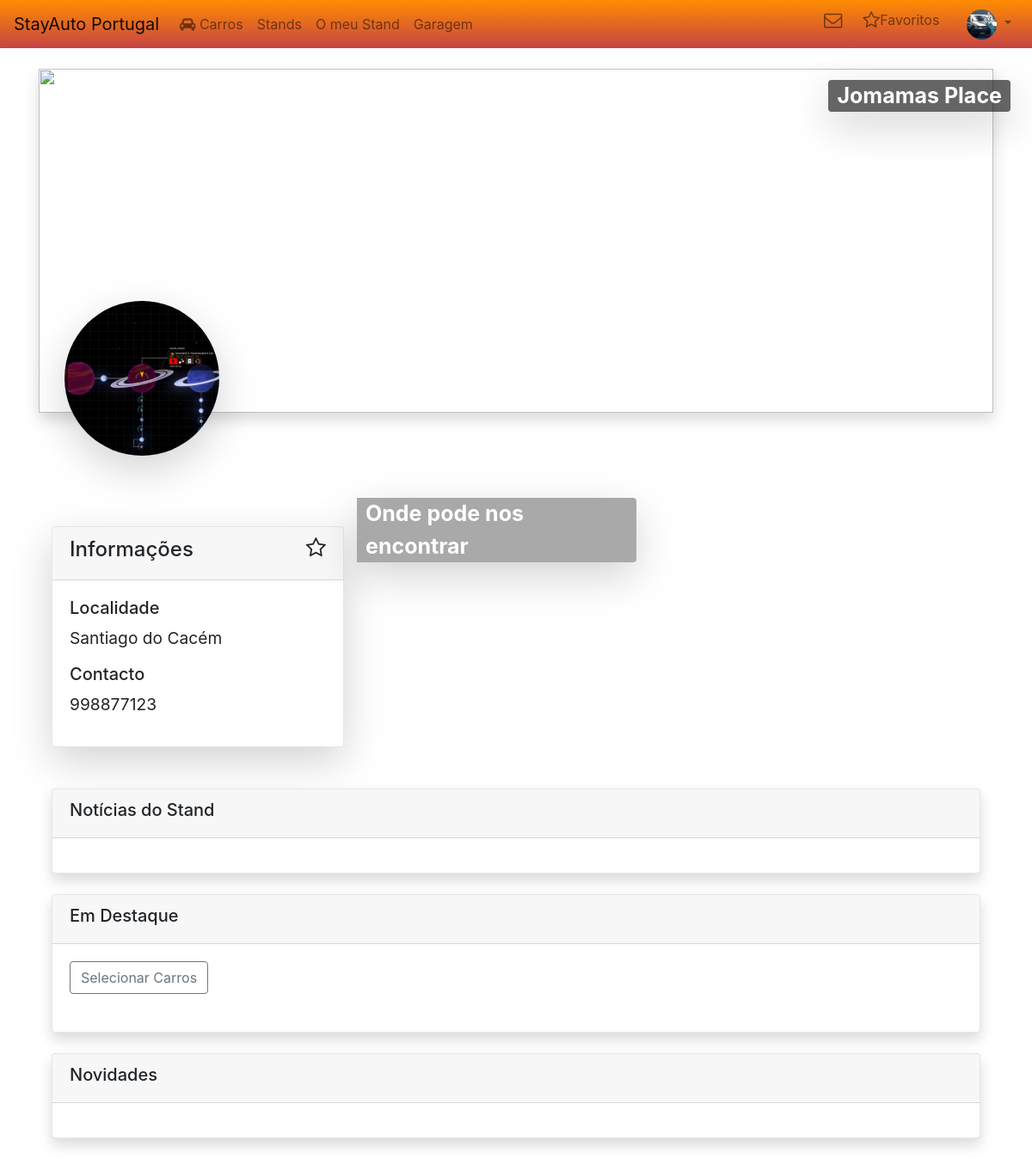
The page /User_Stand/Stand_Profile.php?id=12 (signed in) on the database its author committed.
### tables this page shows
CREATE TABLE `users` (
  `User_Id` int(11) NOT NULL,
  `Name` varchar(50) NOT NULL,
  `Email` varchar(90) NOT NULL,
  `Phone` varchar(10) NOT NULL,
  `Profile` int(11) NOT NULL,
  `Password` varchar(64) NOT NULL,
  `Banner` varchar(100) DEFAULT NULL,
  `Badge` varchar(100) DEFAULT NULL,
  `createdAccount` datetime NOT NULL DEFAULT CURRENT_TIMESTAMP,
  `updateAccount` datetime DEFAULT NULL ON UPDATE CURRENT_TIMESTAMP
);

CREATE TABLE `stands` (
  `Stand_Id` int(11) NOT NULL,
  `User_Id` int(11) NOT NULL,
  `Phone` varchar(15) NOT NULL,
  `Adress` varchar(90) NOT NULL,
  `Locality` int(11) NOT NULL,
  `Name` varchar(50) NOT NULL,
  `Views` int(11) DEFAULT NULL,
  `CreatedStand` datetime NOT NULL DEFAULT CURRENT_TIMESTAMP,
  `UpdatedStand` datetime DEFAULT NULL ON UPDATE CURRENT_TIMESTAMP
);

CREATE TABLE `locations` (
  `local_id` int(11) NOT NULL,
  `name_location` varchar(40) NOT NULL
);

### assets/user_info.php (called while the page is built, shortened)
<?php
function returnUser($id, $con)
{
    if (isset($id)) {
        $sql = "SELECT * FROM Users WHERE User_Id = '$id'";
        $Result = $con->query($sql);
        if ($Result->num_rows == 1) {
            if ($row = $Result->fetch_array()) {
                return $row;
            }
        } else {
            return null;
        }
    } else {
        return null;
    }
}

### assets/message_user.php (called while the page is built, shortened)
<?php
function badgeNumNewMessages($id, $con)
{
    $sql = "SELECT COUNT(*) AS New_Messages FROM Messages WHERE Receiver_Id = $id AND Viewed = 0";
    $Result = $con->query($sql);
    if ($Result->num_rows  == 1) {
        if ($row = $Result->fetch_array()) {
            return $row;
        }
    } else return null;
}

### assets/stand_user.php (called while the page is built, shortened)
<?php
function StandProcessing($data)
{
    if (isset($data["Banner_Name"])) {
        if ($data["Banner_Name"] != null) {
            $data["Banner_Name"] = $data["Stand_Id"] . "/" . $data["Banner_Name"];
        } else {
            $data["Banner_Name"] = "default_stand_banner.jpg";
        }
    }
    if (isset($data["Badge_Name"])) {
        if ($data["Badge_Name"] != null) {
            $data["Badge_Name"] = $data["Stand_Id"] . "/" . $data["Badge_Name"];
        } else {
            $data["Badge_Name"] = "default_stand_badge.jpg";
        }
    }
    return $data;
}
function returnStandLocation($id, $con)
{
    $sql = "SELECT * FROM Locations WHERE local_id = $id";
    $Result = $con->query($sql);
    if ($Result->num_rows == 1) {
        if ($row = $Result->fetch_assoc()) {
            return $row;
        }
    } else return null;
}
function returnUrlStand($id, $con)
{
    if (isset($id)) {
        $sql = "SELECT * FROM Stands S
        INNER JOIN Config_Stands C
        ON
        C.Stand_Id = S.Stand_Id
        INNER JOIN Stands_Badges SB
        ON
        SB.Stand_Id = S.Stand_Id
        INNER JOIN Stands_Banners SBN
        ON
        SBN.Stand_Id = S.Stand_Id
        WHERE S.Stand_id = '$id' AND SB.State = 1 AND SBN.State = 1";
        $Result = $con->query($sql);
        if ($Result->num_rows == 1) {
            if ($row = $Result->fetch_assoc()) {
                return StandProcessing($row);
            }
        } else {
            return null;
        }
    } else {
        return null;
    }
}
function returnNews($id, $con)
{
    $sql = "SELECT News_Id, U.Name, Title, Text, CreatedNews FROM News N
    INNER JOIN Stands S ON
    N.Stand_Id = S.Stand_Id
    INNER JOIN Users U ON
    N.User_Id = U.User_Id
    WHERE N.Stand_Id = $id AND State = 1";
    if ($Result = $con->query($sql)) {
        if ($Result->num_rows >= 1) {
            while ($row = $Result->fetch_array()) {
                $data[] = $row;
            }
            return $data;
        }
    }
}

### User_Stand/Stand_Profile.php (the view, shortened to what this page needs)
<?php
include('../Public/config.php');
include('../assets/stand_user.php');
include("../assets/message_user.php");
include("../assets/user_info.php");
if ($_SERVER["REQUEST_METHOD"] == "GET") {
    if (isset($_GET["id"])) {
        $data = returnUrlStand($_GET["id"], $con);
        if ($data === null) {
        } else {
            $news = returnNews($data["Stand_Id"], $con);
            $stand_location = returnStandLocation($data["Locality"], $con);
        }
    }
}
include("../layout/header.php");
include("../layout/menu.php");
?>
<div class="container">
    <div class="div-overlay-stand-profile-banner mt-4">
        <img class="text-center Img_Banner shadow" src="../Public/Images/Stand_Banners/<?= $data["Banner_Name"] ?>" />
        <div class="top-right-stand-name rounded-left rounded-right shadow-lg">
            <span class="font-weight-bold" style="font-size:25px"><?= $data["Name"] ?></span>
        </div>
    </div>
    <div class="div-overlay-stand-profile-badge">
        <img class="rounded-circle Img_Profile shadow-lg" src="../Public/Images/Stand_Badge/<?= $data["Badge_Name"] ?>" />
    </div>
    <div class="container">
        <div class="row">
            <div class="col-md-4">
                <div class="card shadow-lg mt-lg-n5 mb-5">
                    <div class="card-header">
                        <div class="row">
                            <div class="col-md-10">
                                <h4>Informações</h4>
                            </div>
                            <div class="col-md-2" id="info_coner">
                            </div>
                        </div>
                    </div>
                    <div class="card-body">
                        <dl>
                            <dt>
                                <h5>Localidade</h5>
                            </dt>
                            <dd>
                                <h4><small><?= $stand_location["name_location"] ?></small></h4>
                            </dd>
                        </dl>
                        <dl>
                            <dt>
                                <h5>Contacto</h5>
                            </dt>
                            <dd>
                                <h4><small><?= $data["Phone"] ?></small></h4>
                            </dd>
                        </dl>
                    </div>
                </div>
            </div>
            <div class="div-google-map col-md-8 mb-5 mt-n5">
                <div class="google-map" id="map">
                </div>
                <div class="top-left-stand-map-placeholder rounded-right shadow-lg">
                    <span class="font-weight-bold" style="font-size:25px">Onde pode nos encontrar</span>
                </div>
            </div>
        </div>
        <div id="items"></div>
    </div>
</div>
<?php include("../layout/footer.php"); ?>

### layout/menu.php (shortened to what this page needs)
<?php
if (isset($_SESSION['Id'])) {
    $row = returnUser($_SESSION['Id'], $con);
    if ($row['Badge'] != null) {
        $badge = ROOT_PATH . "Public/Images/User_Badge/" . $row["User_Id"] . "/" . $row["Badge"];
    } else {
        $badge = ROOT_PATH . "Public/Images/User_Badge/default_user_badge.jpg";
    }
    $messages = badgeNumNewMessages($_SESSION['Id'], $con);
}
?>
<nav class="navbar navbar-expand-lg navbar-light gradient-color">
    <a class="navbar-brand" href="<?= ROOT_PATH ?>index.php">StayAuto Portugal</a>
    <div class="collapse navbar-collapse" id="navbarSupportedContent">
        <ul class="navbar-nav mr-auto">
            <li class="nav-item">
                <a href="<?= ROOT_PATH ?>Car_Search.php" class="nav-link"><i class="fa fa-car"></i> Carros</a>
            </li>
            <li class="nav-item">
                <a href="<?= ROOT_PATH ?>Stand_Search.php" class="nav-link">Stands</a>
            </li>
            <?php
            if (isset($_SESSION['Profile']) && $_SESSION['Profile'] == '0') {
                echo '<li class="nav-item">
                        <a href="' . ROOT_PATH . 'User_Admin/Admin_Dashboard.php" class="nav-link">Dashbord</a>
                      </li>';
                echo '<li class="nav-item dropdown">
                        <a class="nav-link dropdown-toggle" id="navbarDropdown" role="button" data-toggle="dropdown" aria-haspopup="true" aria-expanded="false">
                            Gestão
                        </a>
                        <div class="dropdown-menu dropdown-menu-left" aria-labelledby="navbarDropdown">
                            <a class="dropdown-item" href="' . ROOT_PATH . 'User_Admin/Index_Users.php">Utilizadores</a>
                            <a class="dropdown-item text-danger" href="' . ROOT_PATH . 'User_Admin/Index_Ban.php">Denuncias</a>
                        </div>
                    </li>';
            } else if (isset($_SESSION['Profile']) && $_SESSION['Profile'] == '2') {
                echo '<li class="nav-item">
                        <a href="' . ROOT_PATH . 'User_Stand/Stand_Dashboard.php" class="nav-link">O meu Stand</a>
                    </li>';
                echo '<li class="nav-item">
                        <a href="' . ROOT_PATH . 'User_Stand/Garage.php" class="nav-link">Garagem</a>
                    </li>';
            }
            ?>
        </ul>
        <ul class="navbar-nav ml-auto">
            <?php if (isset($_SESSION['Id']) || !empty($_SESSION['Id'])) : ?>
                <li class="nav-item">
                    <a class="nav-link no-padding" type="button" href="<?=ROOT_PATH?>User/Messages.php">
                        <i class="fa fa-envelope-o fa-lg <?= $messages["New_Messages"] == 0 ? "mr-4" : "" ?>"></i>
                    </a>
                </li>
            <?php endif ?>
            <li class="nav-item mr-4">
                <a class="nav-link no-padding" type="button">
                    <i class="fa fa-star-o fa-lg"></i>Favoritos
                </a>
            </li>
            <?php
            if (!isset($_SESSION['Id']) || empty($_SESSION['Id'])) {
                echo '<a href="' . ROOT_PATH . 'Login.php" class="nav-link" type="button" class="btn btn-primary"><i class="fa fa-sign-in"></i>Login</a>';
            } else {
                echo '<li class="nav-item dropdown">
                <a class="nav-link dropdown-toggle" id="navbarDropdown" role="button" data-toggle="dropdown" aria-haspopup="true" aria-expanded="false">
                    <img src="' . $badge . '" Class="rounded-circle text-center"/>
                </a>
                <div class="dropdown-menu dropdown-menu-right" aria-labelledby="navbarDropdown">
                    <a class="dropdown-item" href="' . ROOT_PATH . 'User/Profile.php">Perfil</a>
                    <div class="dropdown-divider"></div>
                    <a class="dropdown-item text-danger" href="' . ROOT_PATH . 'logout.php"><i class="fa fa-sign-out"></i>Logout</a>
                </div>
            </li>';
            }
            ?>
        </ul>
    </div>
</nav>

### layout/header.php (style rules this page uses)
.card { border: 1px groove #8c8e8c38; }
.rounded-circle { object-fit: cover; Width: 35px; Height: 35px; }
.nav-link { padding: 0 0 0; }
.gradient-color { background-color: darkorange; background-image: linear-gradient(180deg, darkorange, #c54444); }
.Img_Banner { height: 400px; width: 100%; position: relative; }
.Img_Profile { width: 180px; height: 180px; }
.div-overlay-stand-profile-banner { position: relative; }
.div-overlay-stand-profile-badge { bottom: 130px; left: 30px; margin-right: 930px; position: relative; }
.top-right-stand-name { position: absolute; bottom: 350px; right: -20px; background-color: #0404049c; color: white; padding-left: 10px; padding-right: 10px; }
.top-left-stand-map-placeholder { position: absolute; bottom: 215px; right: 415px; background-color: #909090c4; color: white; padding-left: 10px; padding-right: 10px; }
.no-padding { padding: 0px 0px 0px !important; }
.google-map { width: 100%; height: 100%; }

### rows shown on the page
users: User_Id+Badge (picture)
stands: Name "Jomamas Place", Phone "998877123"
locations: name_location "Santiago do Cacém"
